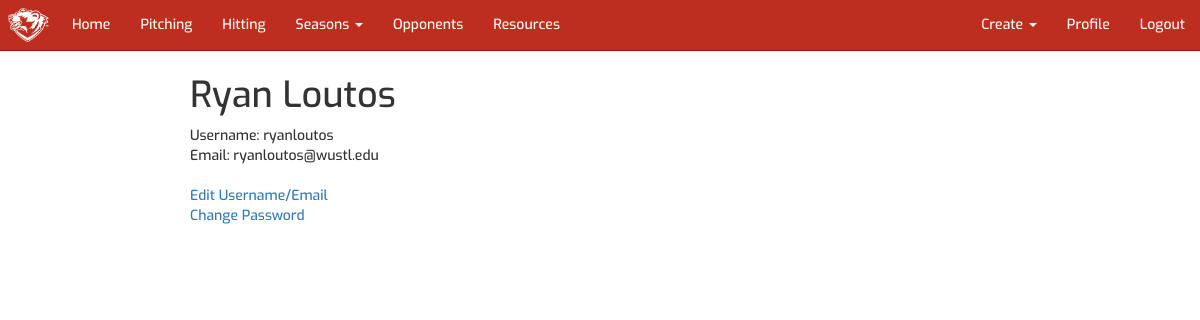
The page /user/19 (signed in) on the database its author committed.
### app/models.py (models this page shows, shortened)
class User(UserMixin, db.Model):
    id = db.Column(db.Integer, primary_key=True)
    admin = db.Column(db.Boolean, index=True)
    retired = db.Column(db.Boolean, index=True)
    username = db.Column(db.String(64), index=True, unique=True)
    email = db.Column(db.String(120), index=True, unique=True)
    password_hash = db.Column(db.String(128))
    firstname = db.Column(db.String(64))
    lastname = db.Column(db.String(64))
    current_player = db.Column(db.Boolean, index=True)
    current_coach = db.Column(db.Boolean, index=True)
    def __repr__(self):
        return f'{self.firstname} {self.lastname}'

### app/views/main.py (the view)
@main.route('/user/<id>', methods=['GET', 'POST'])
@login_required
def user(id):
    if current_user.id is not int(id):
        flash('You can only view your own profile page')
        return redirect(url_for('main.index'))
    user = User.query.filter_by(id=id).first_or_404()
    return render_template(
        'main/user.html',
        user=user)

### app/models.py (called while the page is built)
@login.user_loader
def load_user(id):
    return User.query.get(int(id))

    def __repr__(self):
        return f'{self.semester} {self.year}'

### app/routes.py (called while the page is built)
@app.context_processor
def template_variables():
    return dict(
        current_season=getCurrentSeason(),
        old_seasons=getOldSeasons())

@app.context_processor
def utility_functions():
    def truncate(n, decimals=2):
        """Truncates the passed value to decimal places.

        Arguments :
            n {number} -- Number to be truncated

        Keyword Arguments :
            decimals {int} -- Number of decimal places to truncate to(default : {2})

        Returns :
            [int]-- truncated verison of passed value
        """
        multiplier = 10 ** decimals
        return int(n * multiplier) / multiplier
    return dict(
        truncate=truncate
    )

def getCurrentSeason():
    current_season = Season.query.filter_by(current_season=True).first()
    return current_season

def getOldSeasons():
    old_seasons = Season.query.filter_by(current_season=False).order_by(Season.year).all()
    return old_seasons

### app/templates/main/user.html
{% extends "base.html" %}
{% block styles %}
    {{ super() }}
{% endblock %}
{% block app_content %}
    <div class="main">
        <h1>{{ user }}</h1>
        <div>
            Username: {{ user.username }} <br>
            Email: {{ user.email }} <br> <br>
            <a href="{{ url_for('main.edit_user', id=user.id) }}">Edit Username/Email</a> <br>
            <a href="{{ url_for('main.change_password', id=user.id) }}">Change Password</a>
        </div>
    </div>
{% endblock %}

### app/static/css/base.css (style rules this page uses)
.main { font-family: 'Exo', sans-serif; font-weight: 500; }

### app/static/css/sidenav.css (style rules this page uses)
.main { margin-left: 150px; padding: 0px 10px; font-family: 'Exo', sans-serif; font-weight: 500; margin-top: -15px; }

### rows shown on the page
User: firstname+lastname "Ryan Loutos", username "ryanloutos", email "ryanloutos@wustl.edu"
